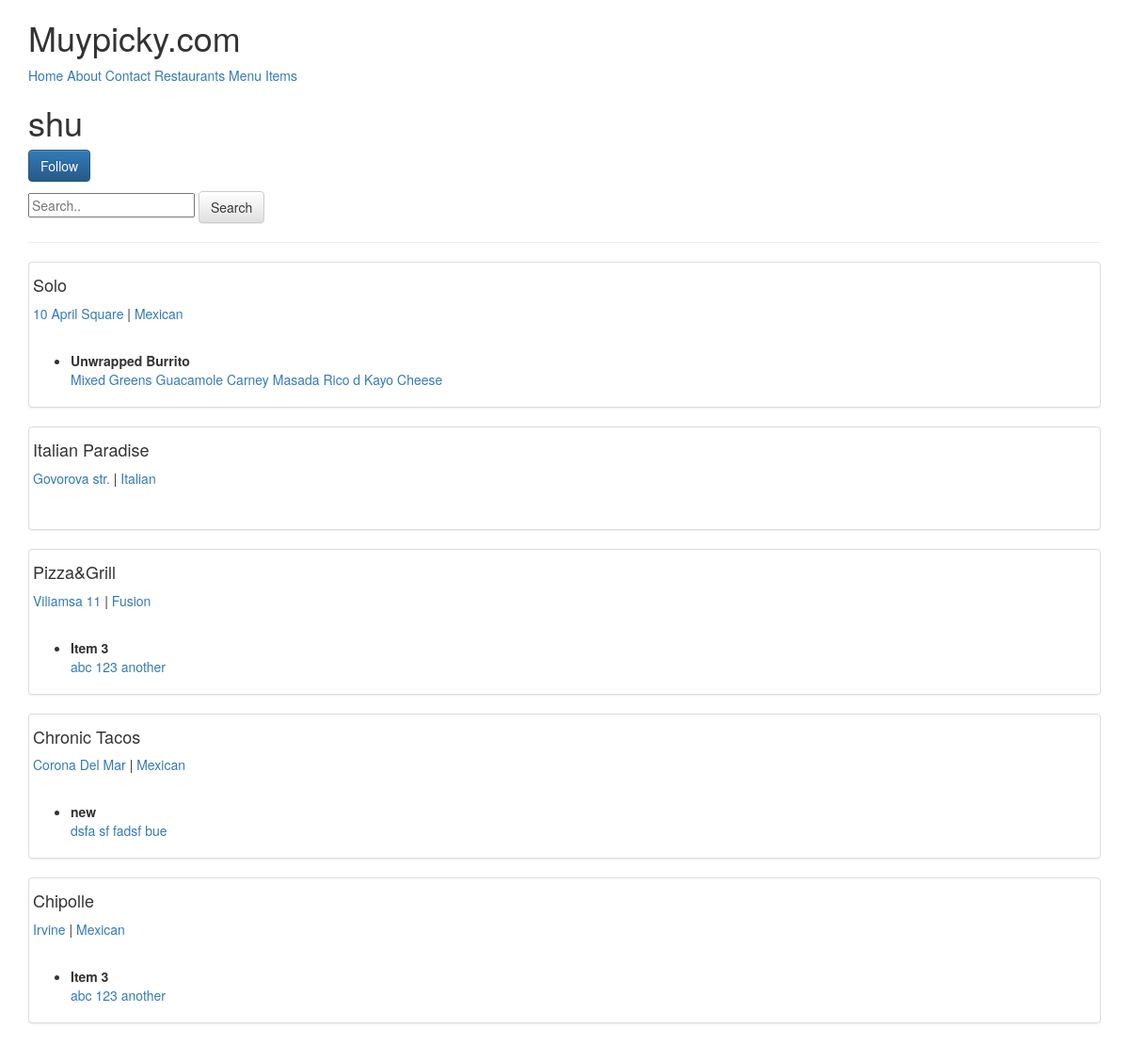
The app's page /u/shu/ (signed in), older data.
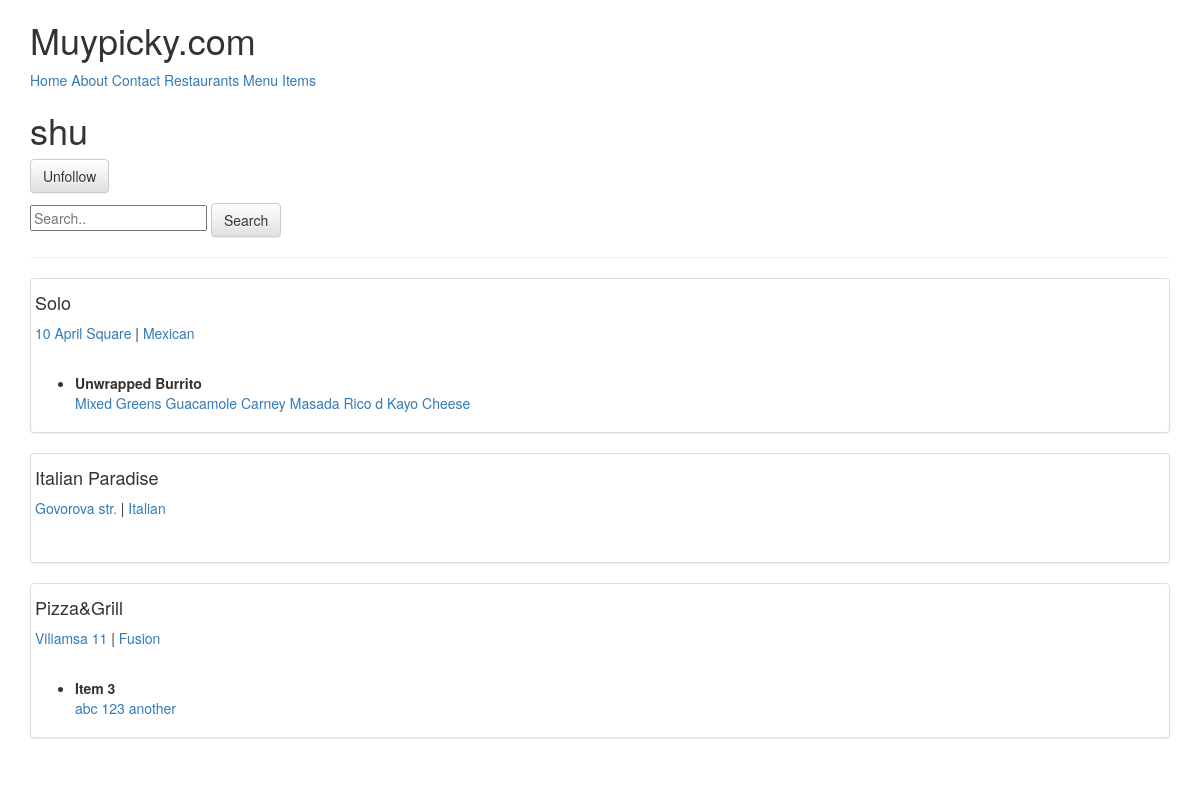
The same page, newer data.
### restaurants/models.py (models this page shows, shortened)
class Restaurant(models.Model):
    owner           = models.ForeignKey(User) # class_instance.model_set.all()
    name            = models.CharField(max_length=120)
    location        = models.CharField(max_length=120, null=True, blank=True)
    category        = models.CharField(max_length=120, null=True, blank=True, validators=[validate_category])
    timestamp       = models.DateTimeField(auto_now_add=True)
    updated         = models.DateTimeField(auto_now=True)
    slug            = models.SlugField(null=True, blank=True)
    objects = RestaurantManager()
    @property
    def title(self):
        return self.name

### menus/models.py (models this page shows, shortened)
class Item(models.Model):
    user        = models.ForeignKey(settings.AUTH_USER_MODEL)
    restaurant  = models.ForeignKey(Restaurant)
    name        = models.CharField(max_length=120)
    contents    = models.TextField(help_text='Separate each item by comma')
    excludes    = models.TextField(blank=True, null=True, help_text='Separate each item by comma')
    public      = models.BooleanField(default=True)
    timestamp   = models.DateTimeField(auto_now_add=True)
    updated     = models.DateTimeField(auto_now=True)
    class Meta:
        ordering = ['-updated', '-timestamp']
    def get_contents(self):
        return self.contents.split(",")

### profiles/views.py (the view)
# urls.py: url(r'^(?P<username>[\w-]+)/$', ProfileDetailView.as_view(), name='detail'),
class ProfileDetailView(DetailView):
    template_name = 'profiles/user.html'
    def get_object(self):
        username = self.kwargs.get("username")
        if username is None:
            raise Http404
        return get_object_or_404(User, username__iexact=username, is_active=True)
    def get_context_data(self, *args, **kwargs):
        context = super(ProfileDetailView, self).get_context_data(*args, **kwargs)
        user = context['user']
        is_following = False
        if user.profile in self.request.user.is_following.all():
            is_following = True
        context['is_following'] = is_following
        query = self.request.GET.get('q')
        items_exists = Item.objects.filter(user=user).exists()
        qs = Restaurant.objects.filter(owner=user).search(query)
        if items_exists and qs.exists():
            context['locations'] = qs
        return context

### restaurants/models.py (called while the page is built, shortened)
    def search(self, query):
        return self

    def get_queryset(self):
        return RestaurantQuerySet(self.model, using=self._db)

### profiles/templates/profiles/user.html (shortened to what this page needs)
{% extends "base.html" %}
{% block content %}
<h1>{{ user.username }}</h1>
<p>{% include 'profiles/snippet/follow_form.html' with username=user.username is_following=is_following %}</p>
<form class='form' method='GET' action='.'>
<input type="text" name="q" placeholder="Search.." value="{{ request.GET.q }}">
<button class="btn btn-default" type="submit">Search</button>
</form>
<hr/>
{% if locations %}
{% for rest in locations %}
<div class='row'>
    <div class='col-sm-12'>
    <div class='thumbnail'>
    <h4>{{rest.title}}</h4>
    <p>
        <a href="{{ request.path}}?q={{ rest.location }}">{{ rest.location }}</a> | <a href="{{ request.path}}?q={{ rest.category }}">{{ rest.category }}</a>
    </p>
        <br/>
        <ul>
            {% for item in rest.item_set.all %}
            <li style='margin-bottom: 15px;'><b>{{ item.name }}</b>
                <br/>
                {% for ing in item.get_contents %}
                    <a href="{{ request.path}}?q={{ing}}">{{ ing }}</a>
                {% endfor %}
            </li>
            {% endfor %}
        </ul>
    </div>
    </div>
</div>
{% endfor %}
{% else %}
<p class='lead'>No Items Found</p>
{% endif %}
<br/>
{% endblock %}

Row changes from the older to the newer data that the page shows:
no longer on this page (row edited): Restaurant: title "Chronic Tacos", location "Corona Del Mar", category "Mexican"
no longer on this page (row unchanged): Item: name "new", get_contents "dsfa" "sf" "fadsf" "bue", shown under "Chronic Tacos"
no longer on this page (row edited): Restaurant: title "Chipolle", location "Irvine", category "Mexican"
no longer on this page (row unchanged): Item: name "Item 3", get_contents "abc" "123" "another", shown under "Chipolle"
Text that changed along with them:
text no longer shown: "Follow"
text now shown: "Unfollow"
